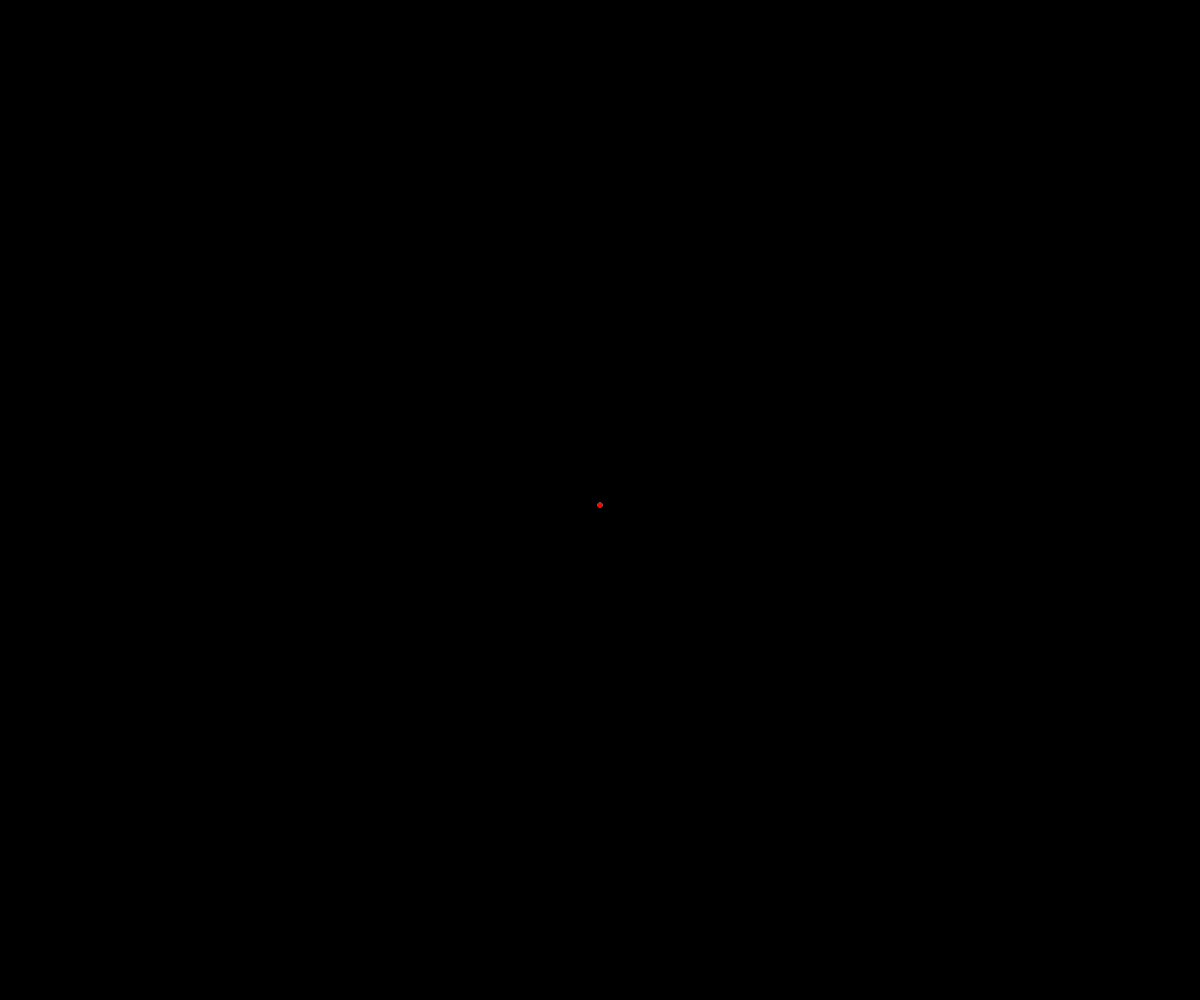
Frame 1 (no input)
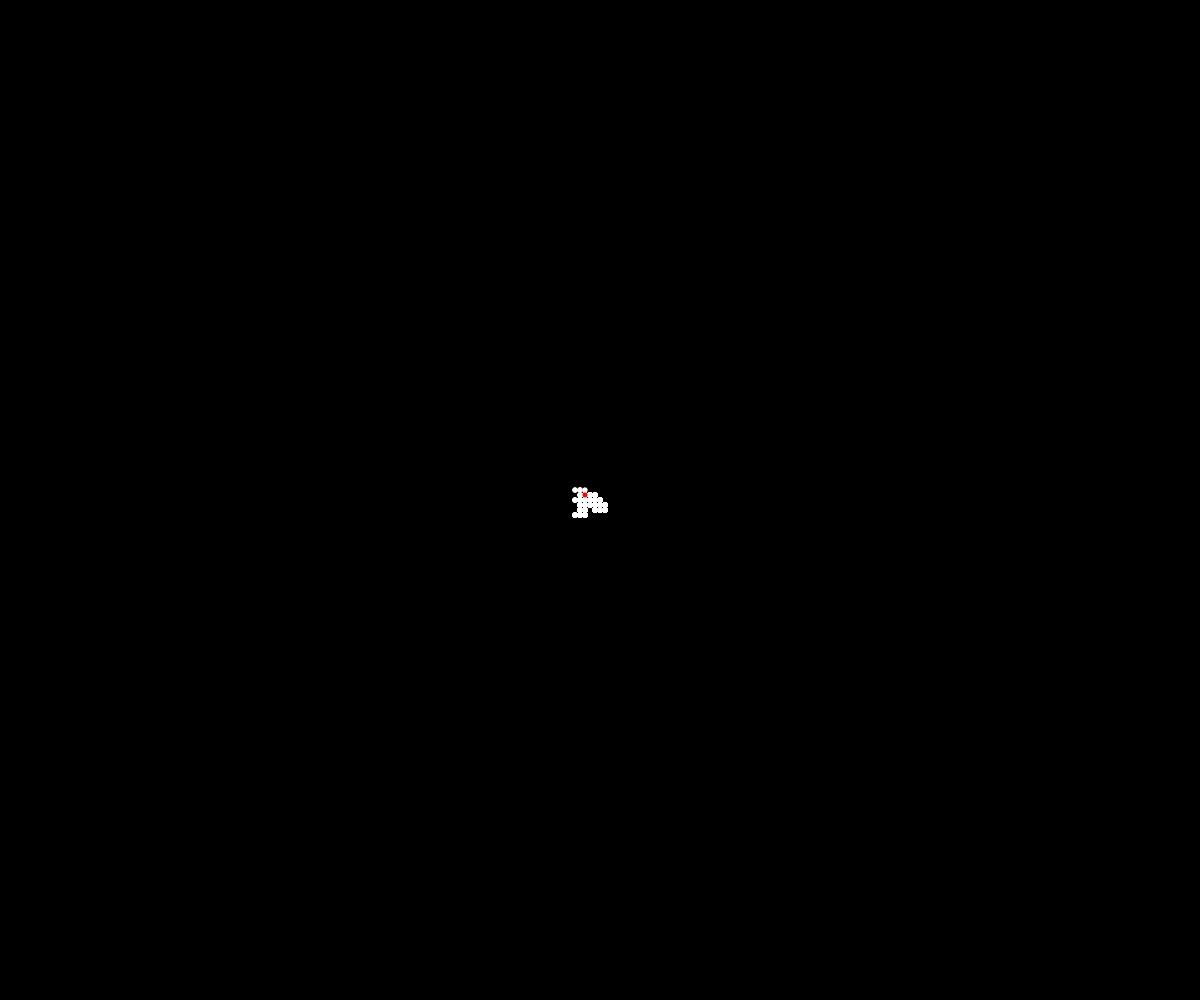
Frame 60 (no input)
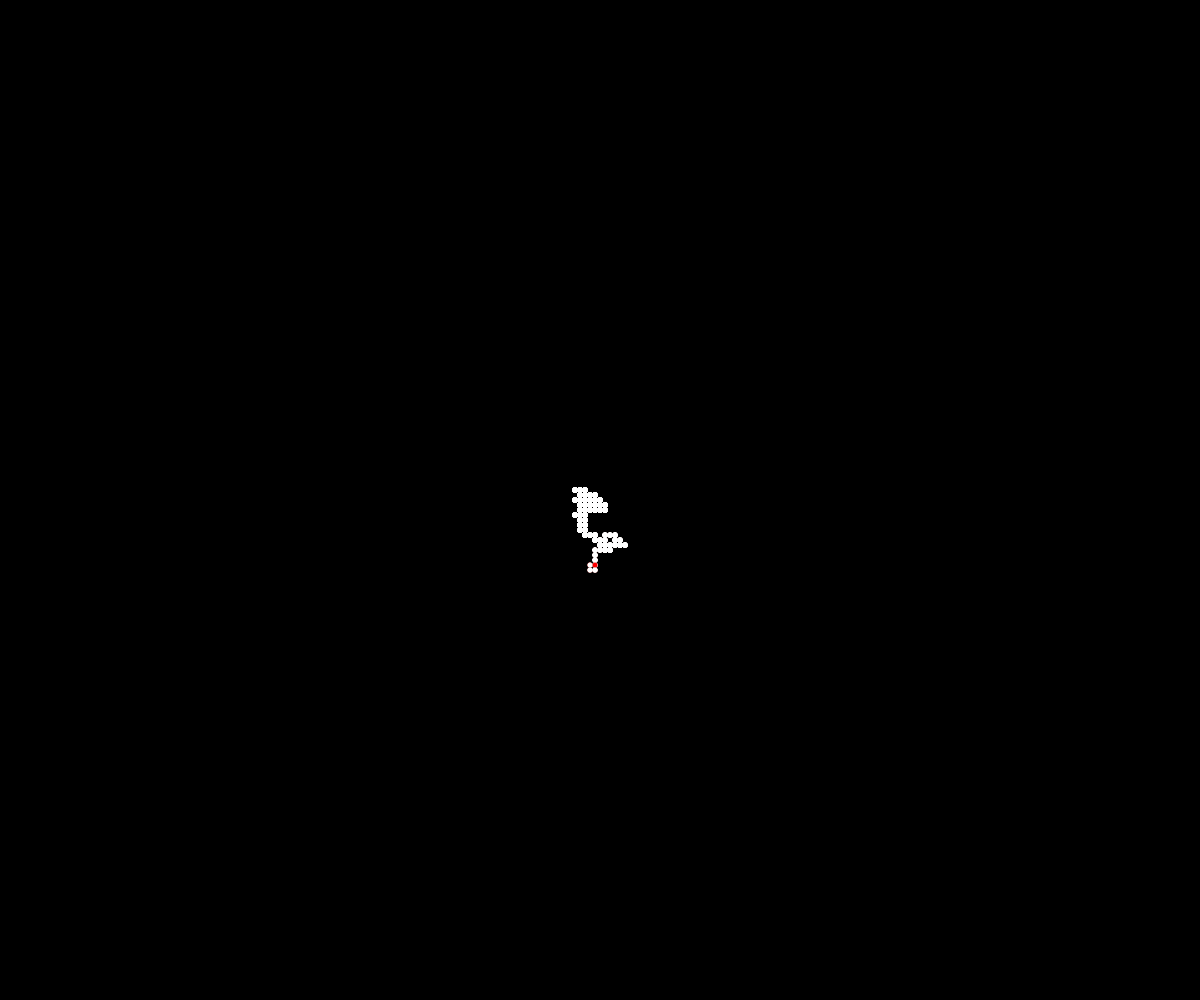
Frame 120 (the mouse pressed at the canvas centre since frame 60)

The p5.js sketch that drew these frames (run headless with seeded random() and noise() and a simulated clock; from frame 60 on, the mouse is pressed at the canvas centre):

// p5.js sketch
// ── sketch.js
let walker1;
let og;
let rad = 5;

function setup() {
  // put setup code here
  createCanvas(windowWidth,windowHeight);
  og = createGraphics(windowWidth,windowHeight);
  walker1 = new Walker(width,height,rad,og);
  background(0);
  og.clear();
}

function draw() {
  // put drawing code here
  walker1.step();
  walker1.display(og, 255);
  image(og,0,0);
  walker1.display(this,color(255,0,0));
}
// ── Walker.js
class Walker{
    constructor(width,height,rad){
        this.x = width/2;
        this.y = height/2;
        this.rad = rad;
    }

    display(can,col){
        can.stroke(col);
        can.strokeWeight(this.rad);
        can.point(this.x,this.y);
    }

    step(){
        let ch = floor(random(4));
        switch(ch){
            case 0:
                this.x += this.rad;
                break;
            case 1:
                this.x -= this.rad;
                break;
            case 2:
                this.y += this.rad;
                break;
            case 3:
                this.y -= this.rad;
                break;    
        }
    }
}
